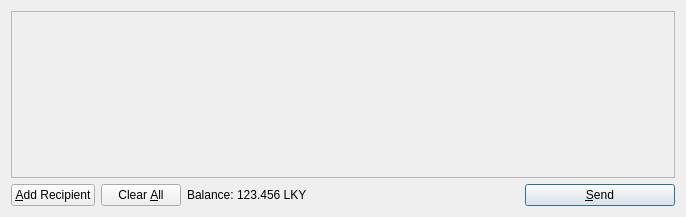
<?xml version="1.0" encoding="UTF-8"?>
<ui version="4.0">
 <class>SendCoinsDialog</class>
 <widget class="QDialog" name="SendCoinsDialog">
  <property name="geometry">
   <rect>
    <x>0</x>
    <y>0</y>
    <width>686</width>
    <height>217</height>
   </rect>
  </property>
  <property name="windowTitle">
   <string>Send Coins</string>
  </property>
  <layout class="QVBoxLayout" name="verticalLayout">
   <item>
    <widget class="QScrollArea" name="scrollArea">
     <property name="widgetResizable">
      <bool>true</bool>
     </property>
     <widget class="QWidget" name="scrollAreaWidgetContents">
      <property name="geometry">
       <rect>
        <x>0</x>
        <y>0</y>
        <width>666</width>
        <height>165</height>
       </rect>
      </property>
      <layout class="QVBoxLayout" name="verticalLayout_2">
       <property name="margin">
        <number>0</number>
       </property>
       <item>
        <layout class="QVBoxLayout" name="entries">
         <property name="spacing">
          <number>6</number>
         </property>
        </layout>
       </item>
       <item>
        <spacer name="verticalSpacer">
         <property name="orientation">
          <enum>Qt::Vertical</enum>
         </property>
         <property name="sizeHint" stdset="0">
          <size>
           <width>20</width>
           <height>40</height>
          </size>
         </property>
        </spacer>
       </item>
      </layout>
     </widget>
    </widget>
   </item>
   <item>
    <layout class="QHBoxLayout" name="horizontalLayout">
     <item>
      <widget class="QPushButton" name="addButton">
       <property name="toolTip">
        <string>Send to multiple recipients at once</string>
       </property>
       <property name="text">
        <string>&amp;Add Recipient</string>
       </property>
       <property name="icon">
        <iconset resource="../bitcoin.qrc">
         <normaloff>:/icons/add</normaloff>:/icons/add</iconset>
       </property>
       <property name="autoDefault">
        <bool>false</bool>
       </property>
      </widget>
     </item>
     <item>
      <widget class="QPushButton" name="clearButton">
       <property name="sizePolicy">
        <sizepolicy hsizetype="Minimum" vsizetype="Fixed">
         <horstretch>0</horstretch>
         <verstretch>0</verstretch>
        </sizepolicy>
       </property>
       <property name="toolTip">
        <string>Remove all transaction fields</string>
       </property>
       <property name="text">
        <string>Clear &amp;All</string>
       </property>
       <property name="icon">
        <iconset resource="../bitcoin.qrc">
         <normaloff>:/icons/remove</normaloff>:/icons/remove</iconset>
       </property>
       <property name="autoRepeatDelay">
        <number>300</number>
       </property>
       <property name="autoDefault">
        <bool>false</bool>
       </property>
      </widget>
     </item>
     <item>
      <layout class="QHBoxLayout" name="horizontalLayout_2">
       <property name="spacing">
        <number>3</number>
       </property>
       <item>
        <widget class="QLabel" name="label">
         <property name="text">
          <string>Balance:</string>
         </property>
        </widget>
       </item>
       <item>
        <widget class="QLabel" name="labelBalance">
         <property name="cursor">
          <cursorShape>IBeamCursor</cursorShape>
         </property>
         <property name="text">
          <string>123.456 LKY</string>
         </property>
         <property name="textInteractionFlags">
          <set>Qt::LinksAccessibleByMouse|Qt::TextSelectableByKeyboard|Qt::TextSelectableByMouse</set>
         </property>
        </widget>
       </item>
      </layout>
     </item>
     <item>
      <spacer name="horizontalSpacer">
       <property name="orientation">
        <enum>Qt::Horizontal</enum>
       </property>
       <property name="sizeHint" stdset="0">
        <size>
         <width>40</width>
         <height>20</height>
        </size>
       </property>
      </spacer>
     </item>
     <item>
      <widget class="QPushButton" name="sendButton">
       <property name="minimumSize">
        <size>
         <width>150</width>
         <height>0</height>
        </size>
       </property>
       <property name="toolTip">
        <string>Confirm the send action</string>
       </property>
       <property name="text">
        <string>&amp;Send</string>
       </property>
       <property name="icon">
        <iconset resource="../bitcoin.qrc">
         <normaloff>:/icons/send</normaloff>:/icons/send</iconset>
       </property>
       <property name="default">
        <bool>true</bool>
       </property>
      </widget>
     </item>
    </layout>
   </item>
  </layout>
 </widget>
 <resources>
  <include location="../bitcoin.qrc"/>
 </resources>
 <connections/>
</ui>
